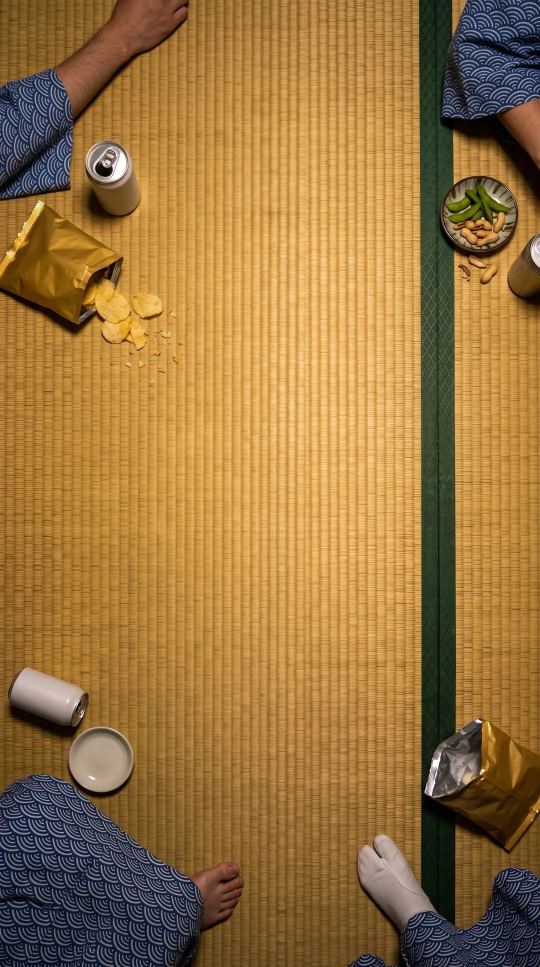
#> input picture assets/bg.webp, 1080 x 1934 px (shown at 1/2 size)
$ python -i gen_assets.py   (imports and definitions only)
#> lines starting #> are read from the running program, lines starting #| are printed output that depends on the picture
#!/usr/bin/env python3
"""旅館カブ 背景素材ジェネレータ (手続き生成・外部素材/ブランドロゴ不使用)

出力 (assets/):
  tatami.webp        畳フィールド(中央は空き。カード/硬貨/ボタンは一切描かない)
  prop-tl/tr/bl/br   四隅の小物(ビール缶・ポテチ・小皿・浴衣の膝/腕/足)。透過WebP
  paper.webp         使い込んだトランプ紙のテクスチャ(タイル)
  card-back.webp     札の裏面

写真ではなく手続き生成の暫定素材。写真素材に差し替える場合は同名ファイルで置換するだけでよい。
"""
import math, os, sys
import numpy as np
from PIL import Image, ImageDraw, ImageFilter
from scipy.ndimage import gaussian_filter

OUT = os.path.join(os.path.dirname(os.path.abspath(__file__)), '..', 'assets')
# [1 line not run here, left out]
rng = np.random.default_rng(20261019)


# [4 lines left out: function noise, not called in this run]


def to_img(arr):
    return Image.fromarray(np.clip(arr, 0, 255).astype(np.uint8))


# ---------------------------------------------------------------- tatami
# [75 lines left out: function make_tatami, not called in this run]


# ---------------------------------------------------------------- helpers for props
SS = 2


def canvas(w, h):
    return Image.new('RGBA', (w * SS, h * SS), (0, 0, 0, 0))


def finish(im, w, h):
    return im.resize((w, h), Image.LANCZOS)


# [131 lines left out: functions drop_shadow, grad_fill, textured, paste_masked, ellipse_mask, draw_can and 1 more, not called in this run]


def crumb(im, x, y, r=4):
    d = ImageDraw.Draw(im)
    d.ellipse([(x - r) * SS, (y - r * 0.8) * SS, (x + r) * SS, (y + r * 0.8) * SS], fill=(222, 178, 84, 255))


# ---------------------------------------------------------------- foil snack bag (generic)
# [118 lines left out: functions draw_bag, cloth_layer, folds, draw_skin, draw_dish, not called in this run]


def mute(im, blur=1.1, dark=0.86, desat=0.18):
    """周辺の小物は被写界深度の外にあるイメージ: わずかにボカして暗く、彩度を落とす。"""
    a = np.asarray(im, np.float32).copy()
    rgb = a[..., :3]
    gray = rgb.mean(-1, keepdims=True)
    rgb = rgb * (1 - desat) + gray * desat
    a[..., :3] = rgb * dark
    out = Image.fromarray(np.clip(a, 0, 255).astype(np.uint8), 'RGBA')
    al = out.getchannel('A')
    out = out.filter(ImageFilter.GaussianBlur(blur))
    out.putalpha(al.filter(ImageFilter.GaussianBlur(blur * 0.6)))
    return out


# ---------------------------------------------------------------- compose corners
def edge_fade(layer, side, px):
    """no-op placeholder: props are allowed to bleed off the canvas edge."""
    return layer


def compose_tl(W=440, H=560):
    return mute(_compose_tl(W, H))


# [34 lines left out: function _compose_tl, not called in this run]


def compose_tr(W=440, H=560):
    return mute(_compose_tr(W, H))


# [18 lines left out: function _compose_tr, not called in this run]


def compose_bl(W=440, H=560):
    return mute(_compose_bl(W, H))


# [16 lines left out: function _compose_bl, not called in this run]


def compose_br(W=440, H=560):
    return mute(_compose_br(W, H))


# [95 lines left out: functions _compose_br, make_paper, make_card_back, save, not called in this run]


# [8 lines not run here, left out]

>>> import cv2
>>> picture = cv2.imread('../assets/bg.webp', cv2.IMREAD_GRAYSCALE)
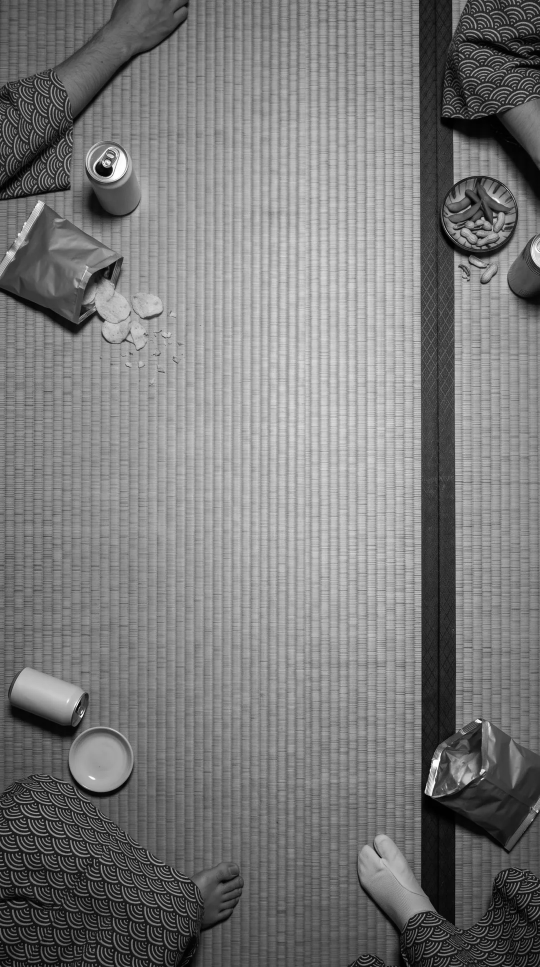
#> picture: shape (1934, 1080) (shown at 1/2 size); min 0, max 255, mean 122.4
>>> result = mute(picture)
#> in mute, `rgb = a[..., :3]`: rgb = 1934 rows, first 8: [60, 61, 72], [63, 62, 71], [66, 64, 69], [70, 65, 68], [76, 69, 66], [77, 71, 71], [69, 66, 70], [58, 56, 63]
#> in mute, `gray = rgb.mean(-1, keepdims=True)`: gray = 1934 values, max 173.7 at index 548, min 2.33 at index 379, mean 93.94
#> in mute, `rgb = rgb * (1 - desat) + gray * desat`: rgb = 1934 rows, first 8: [60.78, 61.6, 70.62], [63.42, 62.6, 69.98], [66.06, 64.42, 68.52], [69.58, 65.48, 67.94], [74.98, 69.24, 66.78], [76.28, 71.36, 71.36], [68.88, 66.42, 69.7], [58.18, 56.54, 62.28]
#> in mute, `a[..., :3] = rgb * dark`: a: shape (1934, 1080) float32; min 0, max 255, mean 122.3
#> (the run stopped early here; a loop or call above may not have finished)

$ run again, on assets/clear.webp
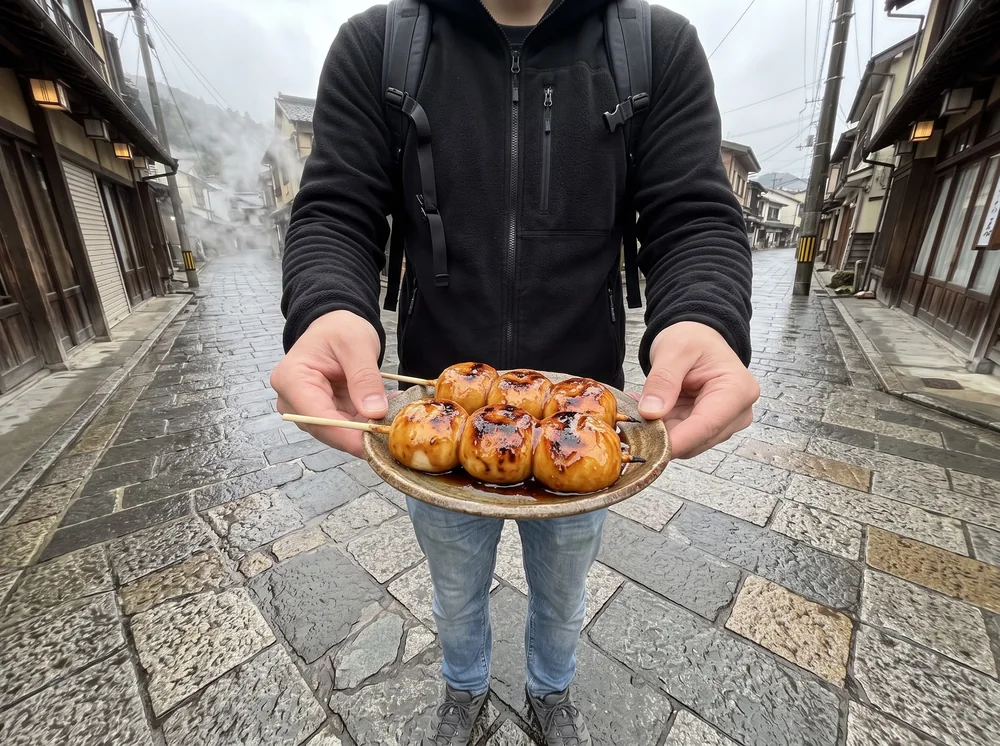
#> input picture assets/clear.webp, 1000 x 746 px
#> `picture = cv2.imread('../assets/bg.webp', cv2.IMREAD_GRAYSCALE)`:
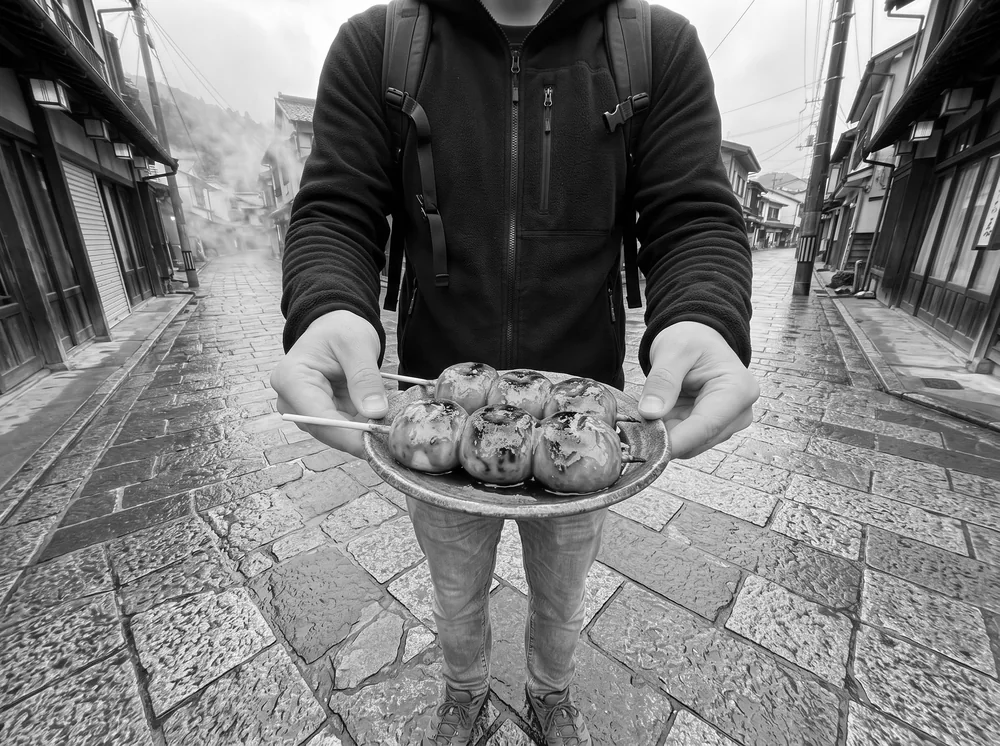
#> picture: shape (746, 1000); min 0, max 255, mean 120.1
#> in mute, `rgb = a[..., :3]`: rgb = 746 rows, first 8: [2, 2, 3], [2, 2, 3], [2, 2, 2], [2, 1, 1], [0, 0, 1], [7, 5, 3], [13, 10, 9], [12, 13, 15]
#> gray = 746 values, max 219.3 at index 515, min 0 at index 46, mean 82.1
#> in mute, `rgb = rgb * (1 - desat) + gray * desat`: rgb = 746 rows, first 8: [2.06, 2.06, 2.88], [2.06, 2.06, 2.88], [2, 2, 2], [1.88, 1.06, 1.06], [0.06, 0.06, 0.88], [6.64, 5, 3.36], [12.58, 10.12, 9.3], [12.24, 13.06, 14.7]

$ run again, on assets/coin-10.webp
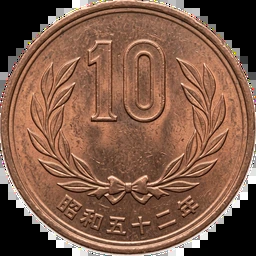
#> input picture assets/coin-10.webp, 256 x 256 px
#> `picture = cv2.imread('../assets/bg.webp', cv2.IMREAD_GRAYSCALE)`:
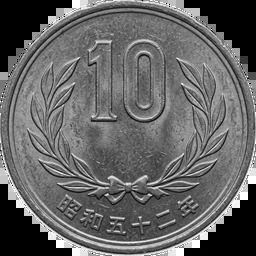
#> picture: shape (256, 256); min 0, max 255, mean 100.5
#> rgb = 256 rows, first 8: [0, 0, 0], [0, 0, 0], [0, 0, 0], [0, 0, 0], [0, 0, 0], [0, 0, 0], [0, 0, 0], [0, 0, 0]
#> gray = 256 values, max 210 at index 154, min 0 at index 0, mean 62.19
